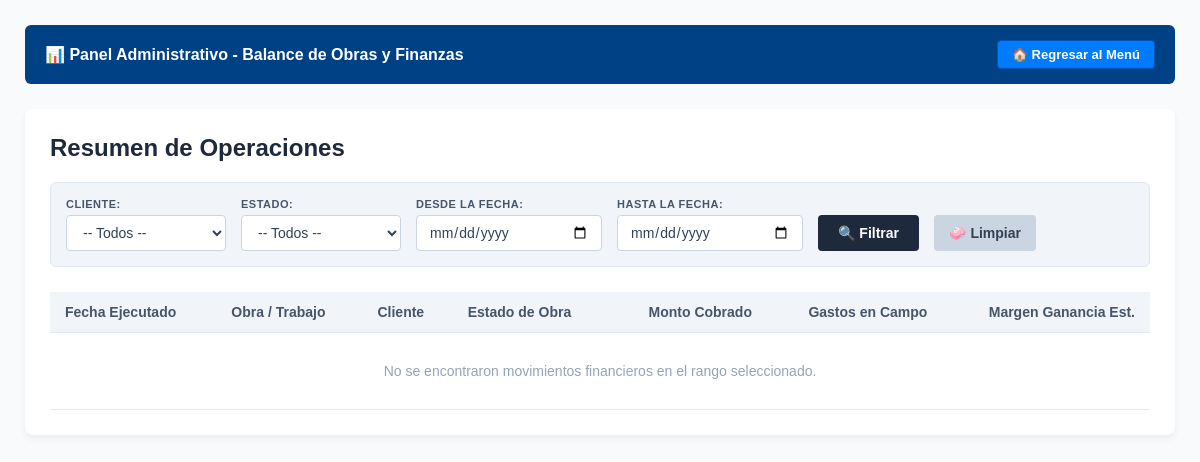
The page /reporte-financiero/ on the database as committed earlier.
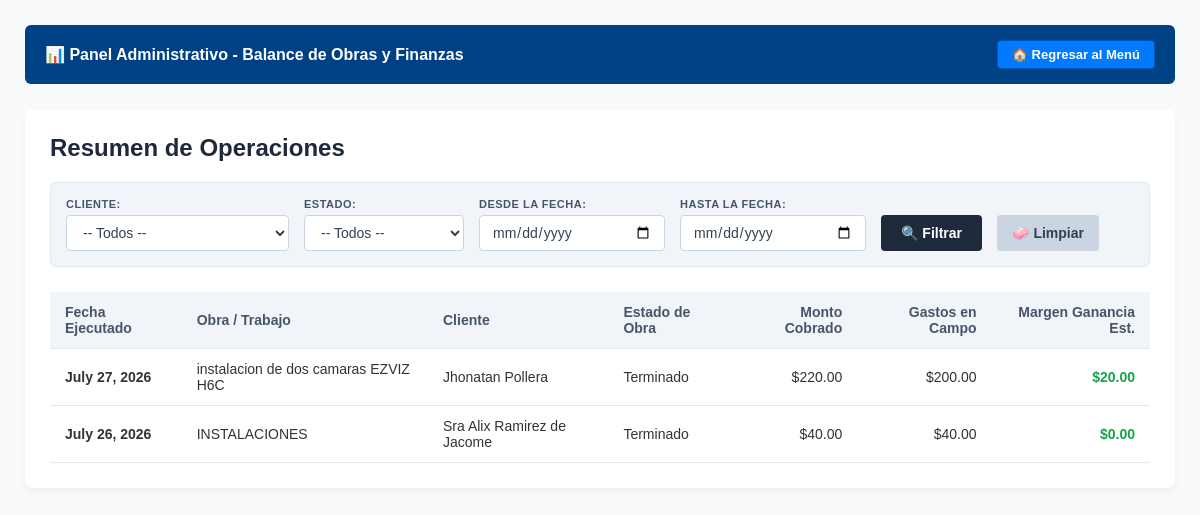
The same page on the database as committed later.
### gestion/models.py (models this page shows, shortened)
class Trabajo(models.Model):
    ESTADOS = [
        ("PEND", "Pendiente / Planificado"),
        ("PROG", "En Progreso"),
        ("TERM", "Terminado"),
    ]
    cliente = models.ForeignKey(Cliente, on_delete=models.CASCADE)
    tecnico = models.ForeignKey(
        User,
        on_delete=models.SET_NULL,
        null=True,
        blank=True,
        verbose_name="Tecnico Asignado",
    )
    titulo = models.CharField(
        max_length=150, verbose_name="Título del Trabajo u Obra"
    )
    descripcion = models.TextField(
        verbose_name="Notas / Descripción del Avance", blank=True, null=True
    )
    fecha_inicio = models.DateField(auto_now_add=True)
    estado = models.CharField(max_length=4, choices=ESTADOS, default="PEND")
    monto_cobrado = models.DecimalField(
        max_digits=10,
        decimal_places=2,
        default=0.00,
        verbose_name="Monto Cobrado al Cliente",
    )

class Cliente(models.Model):
    nombre = models.CharField(max_length=100)
    rif_cedula = models.CharField(
        max_length=50, blank=True, null=True, verbose_name="Rif o Cédula"
    )
    telefono = models.CharField(max_length=20, blank=True, null=True)
    direccion = models.TextField(
        blank=True, null=True, verbose_name="Dirección"
    )
    nota_privada = models.TextField(
        blank=True, null=True, verbose_name="Nota Privada"
    )
    foto = models.ImageField(upload_to="clientes/", blank=True, null=True)
    latitud = models.DecimalField(
        max_digits=9, decimal_places=6, blank=True, null=True
    )
    longitud = models.DecimalField(
        max_digits=9, decimal_places=6, blank=True, null=True
    )

### gestion/views.py (the view)
# urls.py: path("reporte-financiero/", views.reporte_financiero, name="reporte_financiero"),
def reporte_financiero(request):
    cliente_filtrado = request.GET.get('filtro_cliente')
    estado_filtrado = request.GET.get('filtro_estado')
    fecha_desde = request.GET.get('fecha_desde')
    fecha_hasta = request.GET.get('fecha_hasta')
    trabajos = Trabajo.objects.all().order_by('-id')
    if cliente_filtrado:
        trabajos = trabajos.filter(cliente_id=cliente_filtrado)
    if estado_filtrado:
        trabajos = trabajos.filter(estado=estado_filtrado)
    if fecha_desde and fecha_hasta:
        trabajos = trabajos.filter(fecha_inicio__range=[fecha_desde, fecha_hasta])
    elif fecha_desde:
        trabajos = trabajos.filter(fecha_inicio__gte=fecha_desde)
    elif fecha_hasta:
        trabajos = trabajos.filter(fecha_inicio__lte=fecha_hasta)
    datos_reporte = []
    for trabajo in trabajos:
        total_gastos_campo = trabajo.gastos.aggregate(total=Sum('monto'))['total'] or 0
        monto_cobrado = trabajo.monto_cobrado
        ganancia_neta = float(monto_cobrado) - float(total_gastos_campo)
        datos_reporte.append({
            'trabajo': trabajo,
            'monto_cobrado': monto_cobrado,
            'gastos_campo': total_gastos_campo,
            'ganancia_neta': round(ganancia_neta, 2),
        })
    context = {
        'reportes': datos_reporte,
        'clientes': Cliente.objects.all().order_by('nombre'),
        'cliente_sel': cliente_filtrado,
        'estado_sel': estado_filtrado,
        'fecha_desde_sel': fecha_desde,
        'fecha_hasta_sel': fecha_hasta,
    }
    return render(request, 'gestion/reporte_financiero.html', context)

### gestion/templates/gestion/reporte_financiero.html (shortened to what this page needs)
<!DOCTYPE html>
<html lang="es">
<head>
</head>
<body>
    <div class="barra-titulo">
        <span>📊 Panel Administrativo - Balance de Obras y Finanzas</span>
        <a href="/" class="btn-regresar">🏠 Regresar al Menú</a>
    </div>
    <div class="contenedor">
        <h2>Resumen de Operaciones</h2>
        <form method="GET" class="barra-filtros">
            <div class="grupo-filtro">
                <label for="filtro_cliente">Cliente:</label>
                <select name="filtro_cliente" id="filtro_cliente">
                    <option value="">-- Todos --</option>
                </select>
            </div>
            <div class="grupo-filtro">
                <label for="filtro_estado">Estado:</label>
                <select name="filtro_estado" id="filtro_estado">
                    <option value="">-- Todos --</option>
                </select>
            </div>
            <div class="grupo-filtro">
                <label for="fecha_desde">Desde la Fecha:</label>
                <input type="date" name="fecha_desde" id="fecha_desde" value="{{ fecha_desde_sel }}">
            </div>
            <div class="grupo-filtro">
                <label for="fecha_hasta">Hasta la Fecha:</label>
                <input type="date" name="fecha_hasta" id="fecha_hasta" value="{{ fecha_hasta_sel }}">
            </div>
            <button type="submit" class="btn-filtrar">🔍 Filtrar</button>
            <a href="/reporte-financiero/" class="btn-limpiar">🧼 Limpiar</a>
        </form>
        <table>
            <thead>
                <tr>
                    <th>Fecha Ejecutado</th>
                    <th>Obra / Trabajo</th>
                    <th>Cliente</th>
                    <th>Estado de Obra</th>
                    <th class="text-right">Monto Cobrado</th>
                    <th class="text-right">Gastos en Campo</th>
                    <th class="text-right">Margen Ganancia Est.</th>
                </tr>
            </thead>
            <tbody>
                {% if reportes %}
                    {% for r in reportes %}
                    <tr>
                        <td><strong>{{ r.trabajo.fecha_inicio }}</strong></td>
                        <td>{{ r.trabajo.titulo }}</td>
                        <td>{{ r.trabajo.cliente.nombre }}</td>
                        <td>{{ r.trabajo.get_estado_display }}</td>
                        <td class="text-right">${{ r.monto_cobrado|floatformat:2 }}</td>
                        <td class="text-right">${{ r.gastos_campo|floatformat:2 }}</td>
                        <td class="text-right {% if r.ganancia_neta >= 0 %}ganancia-positiva{% else %}ganancia-negativa{% endif %}">
                            ${{ r.ganancia_neta|floatformat:2 }}
                        </td>
                    </tr>
                    {% endfor %}
                {% else %}
                    <tr>
                        <td colspan="7" style="text-align: center; padding: 30px; color: #94a3b8;">
                            No se encontraron movimientos financieros en el rango seleccionado.
                        </td>
                    </tr>
                {% endif %}
            </tbody>
        </table>
    </div>
</body>
</html>

Rows that differ between the two databases and show on the page:
added Trabajo: trabajo.fecha_inicio "July 27, 2026", trabajo.titulo "instalacion de dos camaras EZVIZ H6C", trabajo.cliente.nombre "Jhonatan Pollera", trabajo.estado "Terminado", monto_cobrado "220.00", gastos_campo "200.00", ganancia_neta "20.00"
added Trabajo: trabajo.fecha_inicio "July 26, 2026", trabajo.titulo "INSTALACIONES", trabajo.cliente.nombre "Sra Alix Ramirez de Jacome", trabajo.estado "Terminado", monto_cobrado "40.00", gastos_campo "40.00", ganancia_neta "0.00"
Other text that changed with them:
text no longer shown: "No se encontraron movimientos financieros en el rango seleccionado."
